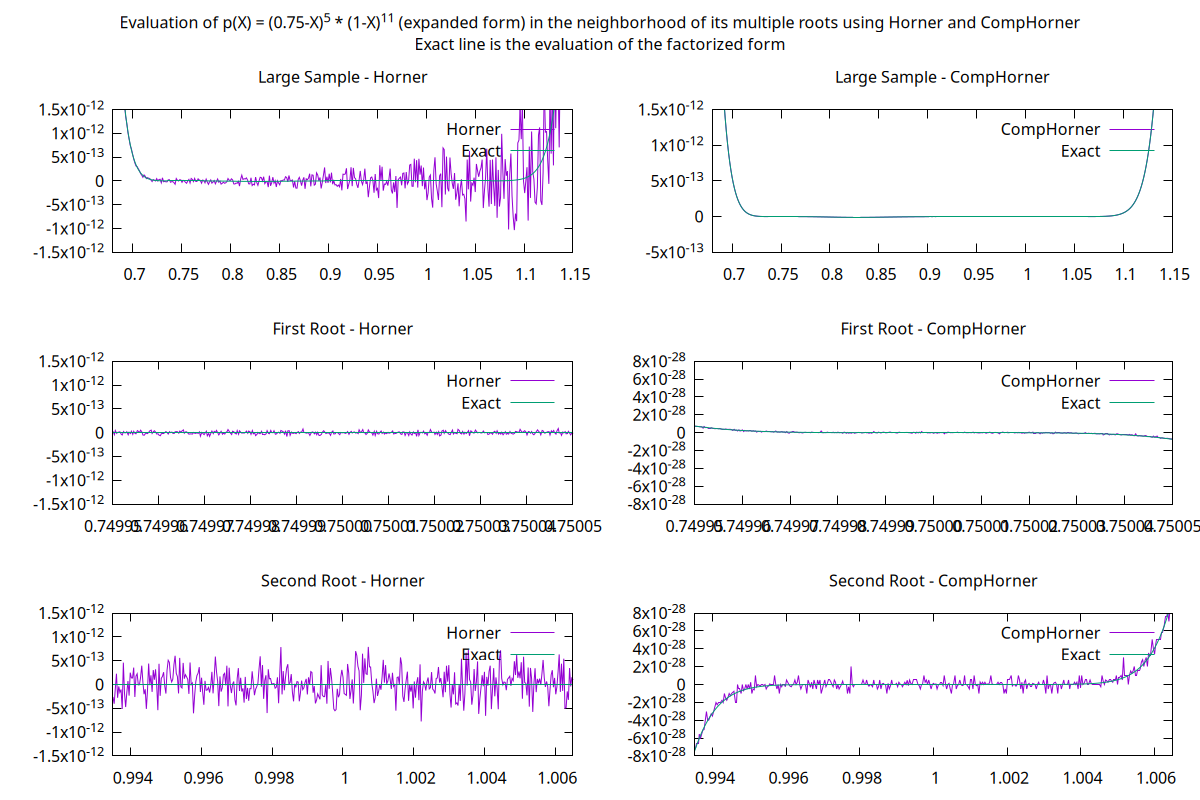

Reproduce this figure in gnuplot.
set terminal pngcairo size 1200,800
set output 'compensated_horner.png'

set multiplot layout 3,2 title "Evaluation of p(X) = (0.75-X)^5 * (1-X)^{11} (expanded form) in the neighborhood of its multiple roots using Horner and CompHorner\nExact line is the evaluation of the factorized form"  # 2 rows, 3 columns

# Plot 1
set xrange [0.68:1.15]      # Set custom x range
set yrange [-1.5E-12:1.5E-12]     # Set custom y range
set title "Large Sample - Horner"
plot 'large_sample_horner.dat' using 1:2 with lines title 'Horner', \
    'large_sample_horner.dat' using 1:3 with lines title 'Exact'

# Plot 2
set xrange [0.68:1.15]
set yrange [-5E-13:1.5E-12]
set title "Large Sample - CompHorner"
plot 'large_sample_comp_horner.dat' using 1:2 with lines title 'CompHorner', \
    'large_sample_comp_horner.dat' using 1:3 with lines title 'Exact'

# Plot 3
set xrange [0.74995:0.75005]
set yrange [-1.5E-12:1.5E-12]
set title "First Root - Horner"
plot 'first_root_horner.dat' using 1:2 with lines title 'Horner', \
    'first_root_horner.dat' using 1:3 with lines title 'Exact'

# Plot 4
set xrange [0.74995:0.75005]
set yrange [-8.0E-28:8.0E-28]
set title "First Root - CompHorner"
plot 'first_root_comp_horner.dat' using 1:2 with lines title 'CompHorner', \
    'first_root_comp_horner.dat' using 1:3 with lines title 'Exact'

# Plot 5
set xrange [0.9935:1.0065]
set yrange [-1.5E-12:1.5E-12]
set title "Second Root - Horner"
plot 'second_root_horner.dat' using 1:2 with lines title 'Horner', \
    'second_root_horner.dat' using 1:3 with lines title 'Exact'

# Plot 6
set xrange [0.9935:1.0065]
set yrange [-8.0E-28:8.0E-28]
set title "Second Root - CompHorner"
plot 'second_root_comp_horner.dat' using 1:2 with lines title 'CompHorner', \
    'second_root_comp_horner.dat' using 1:3 with lines title 'Exact'

unset multiplot
set output